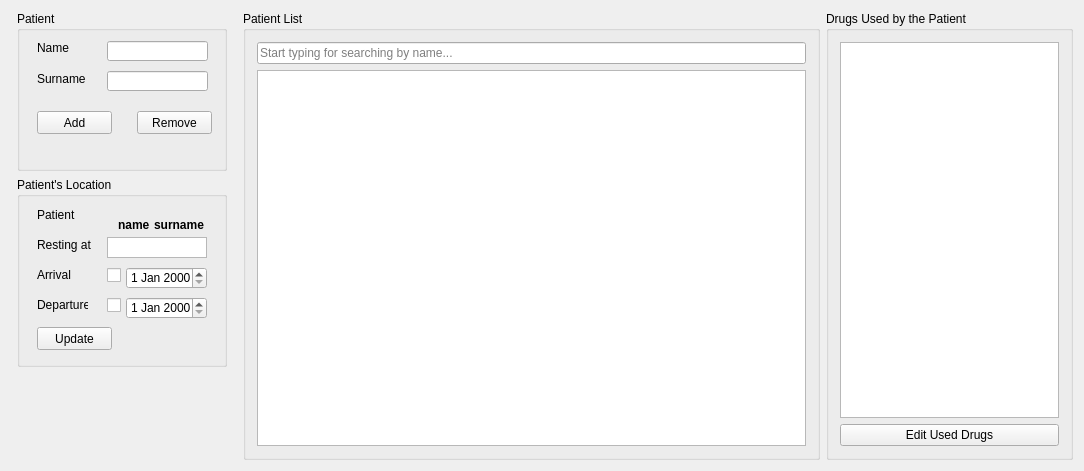
<?xml version="1.0" encoding="UTF-8"?>
<ui version="4.0">
 <class>PatientView</class>
 <widget class="QWidget" name="PatientView">
  <property name="geometry">
   <rect>
    <x>0</x>
    <y>0</y>
    <width>1084</width>
    <height>471</height>
   </rect>
  </property>
  <property name="windowTitle">
   <string>PatientView</string>
  </property>
  <layout class="QHBoxLayout" name="horizontalLayout_2">
   <item>
    <layout class="QHBoxLayout" name="horizontalLayout" stretch="0,7,3">
     <item>
      <layout class="QFormLayout" name="patientOperationsFormLayout">
       <property name="rightMargin">
        <number>10</number>
       </property>
       <item row="0" column="1">
        <widget class="QGroupBox" name="patientOperationsGroupBox">
         <property name="minimumSize">
          <size>
           <width>210</width>
           <height>160</height>
          </size>
         </property>
         <property name="maximumSize">
          <size>
           <width>210</width>
           <height>180</height>
          </size>
         </property>
         <property name="title">
          <string>Patient</string>
         </property>
         <widget class="QLabel" name="patientNameLabel">
          <property name="geometry">
           <rect>
            <x>20</x>
            <y>30</y>
            <width>47</width>
            <height>13</height>
           </rect>
          </property>
          <property name="text">
           <string>Name</string>
          </property>
         </widget>
         <widget class="QLabel" name="patientSurnameLabel">
          <property name="geometry">
           <rect>
            <x>20</x>
            <y>60</y>
            <width>71</width>
            <height>16</height>
           </rect>
          </property>
          <property name="text">
           <string>Surname</string>
          </property>
         </widget>
         <widget class="QPushButton" name="addPatientButton">
          <property name="geometry">
           <rect>
            <x>20</x>
            <y>100</y>
            <width>75</width>
            <height>23</height>
           </rect>
          </property>
          <property name="text">
           <string>Add</string>
          </property>
         </widget>
         <widget class="QPushButton" name="removePatientButton">
          <property name="geometry">
           <rect>
            <x>120</x>
            <y>100</y>
            <width>75</width>
            <height>23</height>
           </rect>
          </property>
          <property name="text">
           <string>Remove</string>
          </property>
         </widget>
         <widget class="QLineEdit" name="patientNameLineEdit">
          <property name="geometry">
           <rect>
            <x>90</x>
            <y>30</y>
            <width>101</width>
            <height>20</height>
           </rect>
          </property>
         </widget>
         <widget class="QLineEdit" name="patientSurnameLineEdit">
          <property name="geometry">
           <rect>
            <x>90</x>
            <y>60</y>
            <width>101</width>
            <height>20</height>
           </rect>
          </property>
         </widget>
        </widget>
       </item>
       <item row="1" column="1">
        <widget class="QGroupBox" name="zoneGroupBox">
         <property name="minimumSize">
          <size>
           <width>210</width>
           <height>190</height>
          </size>
         </property>
         <property name="title">
          <string>Patient's Location</string>
         </property>
         <widget class="QLabel" name="zone_zoneLabel">
          <property name="geometry">
           <rect>
            <x>20</x>
            <y>60</y>
            <width>61</width>
            <height>16</height>
           </rect>
          </property>
          <property name="text">
           <string>Resting at</string>
          </property>
         </widget>
         <widget class="QTextEdit" name="zone_zoneTextEdit">
          <property name="geometry">
           <rect>
            <x>90</x>
            <y>60</y>
            <width>100</width>
            <height>21</height>
           </rect>
          </property>
          <property name="frameShape">
           <enum>QFrame::Shape::StyledPanel</enum>
          </property>
          <property name="verticalScrollBarPolicy">
           <enum>Qt::ScrollBarPolicy::ScrollBarAlwaysOff</enum>
          </property>
          <property name="acceptRichText">
           <bool>false</bool>
          </property>
         </widget>
         <widget class="QDateEdit" name="zone_inDateEdit">
          <property name="geometry">
           <rect>
            <x>109</x>
            <y>90</y>
            <width>81</width>
            <height>22</height>
           </rect>
          </property>
         </widget>
         <widget class="QLabel" name="zone_InDateLabel">
          <property name="geometry">
           <rect>
            <x>20</x>
            <y>90</y>
            <width>51</width>
            <height>16</height>
           </rect>
          </property>
          <property name="text">
           <string>Arrival</string>
          </property>
         </widget>
         <widget class="QDateEdit" name="zone_outDateEdit">
          <property name="geometry">
           <rect>
            <x>109</x>
            <y>120</y>
            <width>81</width>
            <height>22</height>
           </rect>
          </property>
         </widget>
         <widget class="QLabel" name="zone_outDateLabel">
          <property name="geometry">
           <rect>
            <x>20</x>
            <y>120</y>
            <width>51</width>
            <height>16</height>
           </rect>
          </property>
          <property name="text">
           <string>Departure</string>
          </property>
         </widget>
         <widget class="QPushButton" name="changePatientZoneInfoButton">
          <property name="geometry">
           <rect>
            <x>20</x>
            <y>150</y>
            <width>75</width>
            <height>23</height>
           </rect>
          </property>
          <property name="text">
           <string>Update</string>
          </property>
         </widget>
         <widget class="QCheckBox" name="zone_inDateCheckBox">
          <property name="geometry">
           <rect>
            <x>90</x>
            <y>90</y>
            <width>16</width>
            <height>17</height>
           </rect>
          </property>
          <property name="text">
           <string/>
          </property>
         </widget>
         <widget class="QCheckBox" name="zone_outDateCheckBox">
          <property name="geometry">
           <rect>
            <x>90</x>
            <y>120</y>
            <width>16</width>
            <height>17</height>
           </rect>
          </property>
          <property name="text">
           <string/>
          </property>
         </widget>
         <widget class="QLabel" name="zone_patientLabel">
          <property name="geometry">
           <rect>
            <x>20</x>
            <y>30</y>
            <width>71</width>
            <height>16</height>
           </rect>
          </property>
          <property name="text">
           <string>Patient</string>
          </property>
         </widget>
         <widget class="QWidget" name="horizontalLayoutWidget">
          <property name="geometry">
           <rect>
            <x>90</x>
            <y>30</y>
            <width>93</width>
            <height>20</height>
           </rect>
          </property>
          <layout class="QHBoxLayout" name="patientFullNameHorizontalLayout">
           <property name="spacing">
            <number>4</number>
           </property>
           <property name="sizeConstraint">
            <enum>QLayout::SizeConstraint::SetFixedSize</enum>
           </property>
           <item>
            <widget class="QLabel" name="zone_patientNameLabel">
             <property name="sizePolicy">
              <sizepolicy hsizetype="Minimum" vsizetype="Preferred">
               <horstretch>0</horstretch>
               <verstretch>0</verstretch>
              </sizepolicy>
             </property>
             <property name="font">
              <font>
               <bold>true</bold>
              </font>
             </property>
             <property name="styleSheet">
              <string notr="true"/>
             </property>
             <property name="text">
              <string>name</string>
             </property>
             <property name="scaledContents">
              <bool>true</bool>
             </property>
             <property name="wordWrap">
              <bool>true</bool>
             </property>
             <property name="margin">
              <number>1</number>
             </property>
            </widget>
           </item>
           <item>
            <widget class="QLabel" name="zone_patientSurnameLabel">
             <property name="sizePolicy">
              <sizepolicy hsizetype="Minimum" vsizetype="Preferred">
               <horstretch>0</horstretch>
               <verstretch>0</verstretch>
              </sizepolicy>
             </property>
             <property name="font">
              <font>
               <bold>true</bold>
              </font>
             </property>
             <property name="styleSheet">
              <string notr="true"/>
             </property>
             <property name="text">
              <string>surname</string>
             </property>
             <property name="scaledContents">
              <bool>true</bool>
             </property>
             <property name="wordWrap">
              <bool>true</bool>
             </property>
             <property name="margin">
              <number>0</number>
             </property>
            </widget>
           </item>
          </layout>
         </widget>
        </widget>
       </item>
      </layout>
     </item>
     <item>
      <layout class="QVBoxLayout" name="patientListTableLayout">
       <item>
        <widget class="QGroupBox" name="patientListGroupBox">
         <property name="minimumSize">
          <size>
           <width>530</width>
           <height>300</height>
          </size>
         </property>
         <property name="title">
          <string>Patient List</string>
         </property>
         <layout class="QVBoxLayout" name="verticalLayout_2">
          <item>
           <layout class="QVBoxLayout" name="patientListVerticalLayout">
            <item>
             <widget class="QLineEdit" name="searchLineEdit">
              <property name="placeholderText">
               <string>Start typing for searching by name...</string>
              </property>
             </widget>
            </item>
            <item>
             <widget class="QTableView" name="patientsTableView">
              <property name="selectionMode">
               <enum>QAbstractItemView::SelectionMode::SingleSelection</enum>
              </property>
              <property name="selectionBehavior">
               <enum>QAbstractItemView::SelectionBehavior::SelectRows</enum>
              </property>
              <property name="showGrid">
               <bool>false</bool>
              </property>
              <attribute name="verticalHeaderVisible">
               <bool>false</bool>
              </attribute>
             </widget>
            </item>
           </layout>
          </item>
         </layout>
        </widget>
       </item>
      </layout>
     </item>
     <item>
      <layout class="QVBoxLayout" name="patientMedicinesHorizontalLayout">
       <item>
        <widget class="QGroupBox" name="patientMedicinesGroupBox">
         <property name="title">
          <string>Drugs Used by the Patient</string>
         </property>
         <layout class="QVBoxLayout" name="verticalLayout_5">
          <item>
           <layout class="QVBoxLayout" name="patientMedicinesVerticalLayout">
            <item>
             <widget class="QTableView" name="patientMedicinesTableView">
              <property name="selectionMode">
               <enum>QAbstractItemView::SelectionMode::SingleSelection</enum>
              </property>
              <property name="selectionBehavior">
               <enum>QAbstractItemView::SelectionBehavior::SelectRows</enum>
              </property>
              <property name="showGrid">
               <bool>false</bool>
              </property>
              <attribute name="verticalHeaderVisible">
               <bool>false</bool>
              </attribute>
             </widget>
            </item>
            <item>
             <widget class="QPushButton" name="editMedicinesButton">
              <property name="text">
               <string>Edit Used Drugs</string>
              </property>
             </widget>
            </item>
           </layout>
          </item>
         </layout>
        </widget>
       </item>
      </layout>
     </item>
    </layout>
   </item>
  </layout>
 </widget>
 <layoutdefault spacing="6" margin="11"/>
 <resources/>
 <connections>
  <connection>
   <sender>patientsTableView</sender>
   <signal>clicked(QModelIndex)</signal>
   <receiver>zoneGroupBox</receiver>
   <slot>show()</slot>
   <hints>
    <hint type="sourcelabel">
     <x>292</x>
     <y>338</y>
    </hint>
    <hint type="destinationlabel">
     <x>195</x>
     <y>323</y>
    </hint>
   </hints>
  </connection>
  <connection>
   <sender>patientsTableView</sender>
   <signal>clicked(QModelIndex)</signal>
   <receiver>editMedicinesButton</receiver>
   <slot>show()</slot>
   <hints>
    <hint type="sourcelabel">
     <x>774</x>
     <y>399</y>
    </hint>
    <hint type="destinationlabel">
     <x>846</x>
     <y>416</y>
    </hint>
   </hints>
  </connection>
 </connections>
</ui>
